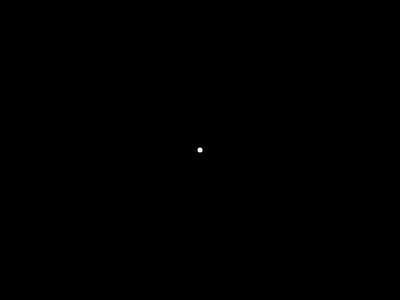
Frame 1 (no input)
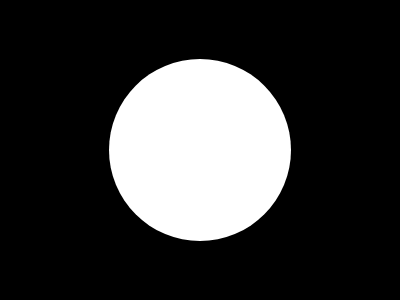
Frame 60 (no input)
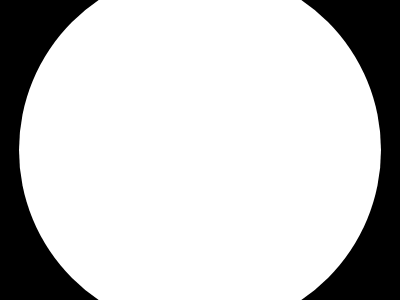
Frame 120 (the mouse pressed at the canvas centre since frame 60)

The p5.js sketch that drew these frames (run headless with seeded random() and noise() and a simulated clock; from frame 60 on, the mouse is pressed at the canvas centre):

// p5.js sketch
// ── sketch.js
let circleX = 200;
let widthC = 5;
let i;

function setup() {
  createCanvas(400, 300);
}

// function mousePressed(){
//   circleX = 0;
// }



function draw() {
  background(0);
  noStroke();
  fill(255);
  circle(circleX, 150, widthC, 24);
  
  for (i = 0; i < 3; i++) {
    widthC = widthC + 1;
  }
}

// ── style.css
body {
	padding: 0;
	margin: 0;
	font-family: 'Syne Mono', monospace;
	/* background: black; */
	background: rgb(238, 174, 202);
	background: radial-gradient(circle, rgba(238, 174, 202, 1) 0%, rgba(148, 187, 233, 1) 100%);
}

.canva {
	margin-top: 2rem;
	display: flex;
	justify-content: center;
	align-items: center;
	flex-direction: column;
}

.canva h1 {
	margin-bottom: 2rem;
}
